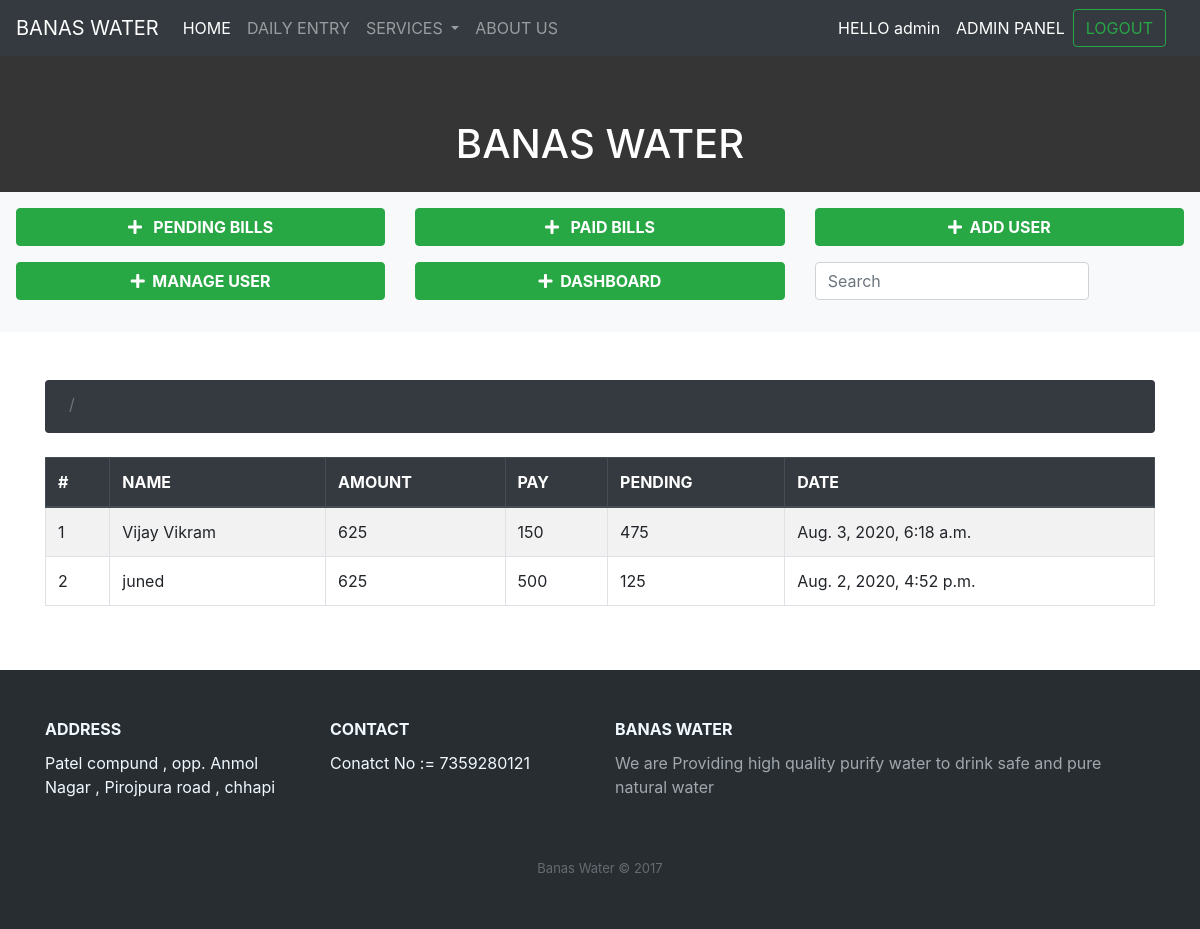
/banasadmin/paidbilladmin/ (signed in), run on an earlier commit of the app's database.
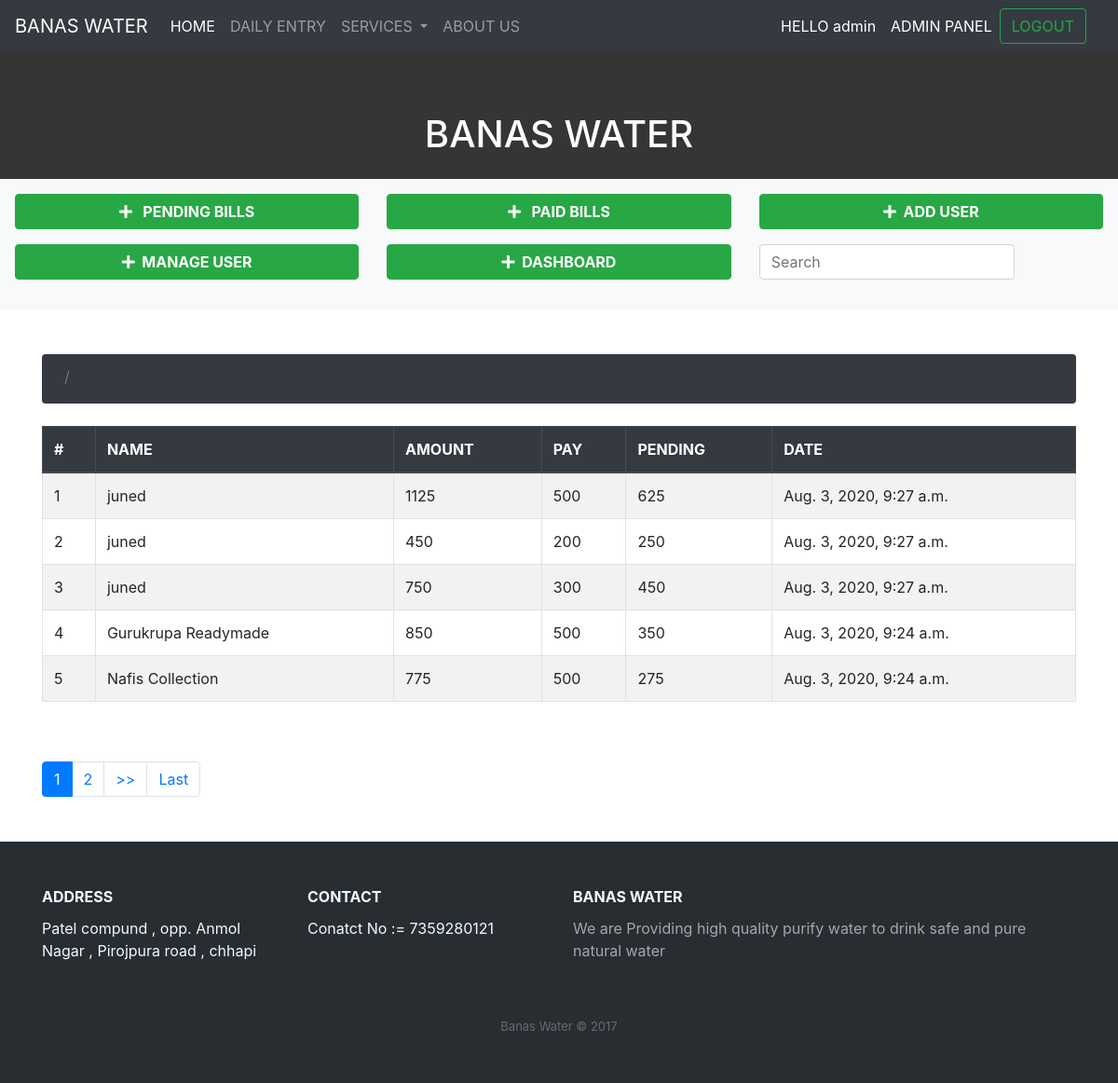
And on a later commit of the database.
### banasadmin/models.py (models this page shows)
class Payment(models.Model):
    name = models.CharField(max_length=100)
    amount = models.IntegerField()
    pay = models.IntegerField()
    pending = models.IntegerField()
    date_payed = models.DateTimeField(auto_now_add=True)

### pages/decoraters.py (the view)
        def wrapper_func(request,*args,**kwargs):
            group = None
            if request.user.groups.exists():
                group = request.user.groups.all()[0].name
            if group in allowed_roles:
                return view_fuc(request,*args, **kwargs)
            else:
                return render(request,'pages/404page.html')

### banasadmin/views.py (called while the page is built)
@login_required(login_url='login')
@allowed_users(allowed_roles=['admin'])
def paidbilladmin(request):
    billdata = Payment.objects.all().order_by('-id')
    paginator = Paginator(billdata, 5, orphans=0)
    is_paginated = True if paginator.num_pages > 1 else False
    page = request.GET.get('page') or 1
    try:
        current_page = paginator.page(page)
    except InvalidPage as e:
        messages.error(request, str(e))
        current_page = paginator.page(1)
    context = {
        'current_page': current_page,
        'is_paginated': is_paginated,
        'paginator': paginator
    }
    return render(request,'banasadmin/paidbilladmin.html',context)

### pages/decoraters.py (called while the page is built)
def allowed_users(allowed_roles=[]):
    def decorator(view_fuc):
        def wrapper_func(request,*args,**kwargs):
            group = None
            if request.user.groups.exists():
                group = request.user.groups.all()[0].name
            if group in allowed_roles:
                return view_fuc(request,*args, **kwargs)
            else:
                return render(request,'pages/404page.html')
        return wrapper_func
    return decorator

### banasadmin/templates/banasadmin/paidbilladmin.html (shortened to what this page needs)
{% extends 'banasadmin/pagination.html' %}
{% block table_header %}
    <th>#</th>
    <th>NAME</th>
    <th>AMOUNT</th>
    <th>PAY</th>
    <th>PENDING</th>
    <th>DATE</th>
{% endblock table_header %}
{% block table_data %}
    <td>{{ current_page.start_index|add:forloop.counter0 }}</td>
    <td>{{a.name}}</td>
    <td>{{a.amount}}</td>
    <td>{{a.pay}}</td>
    <td>{{a.pending}}</td>
    <td>{{a.date_payed}}</td>
{% endblock table_data %}

### banasadmin/templates/banasadmin/pagination.html (shortened to what this page needs)
{% extends 'pages/base.html' %}
{% block content %}
<div class=" py-3 text-white" style="background-color: #343534">
      <h1>&nbsp;&nbsp;<center>BANAS WATER</center></h1>
    </div>
    <div class="bg-light p-3">
    <div class="row">
       <div class="col-md-4">
         <a href="{% url 'pendingadmin' %}" class="btn btn-success d-block font-weight-bold mb-3">
          <i class="fas fa-plus"></i> &nbsp; PENDING BILLS</a>
       </div>
       <div class="col-md-4">
         <a href="{% url 'paidbilladmin' %}" class="btn btn-success d-block font-weight-bold mb-3">
          <i class="fas fa-plus"></i> &nbsp; PAID BILLS</a>
       </div>
       <div class="col-md-4">
         <a href="{% url 'addcustomer' %}" class="btn btn-success d-block font-weight-bold mb-3">
          <i class="fas fa-plus"></i> &nbsp;ADD USER</a>
       </div>
       <div class="col-md-4">
         <a href="{% url 'manageuser' %}" class="btn btn-success d-block font-weight-bold mb-3">
          <i class="fas fa-plus"></i> &nbsp;MANAGE USER</a>
       </div>
        <div class="col-md-4">
         <a href="{% url 'billadmin' %}" class="btn btn-success d-block font-weight-bold mb-3">
          <i class="fas fa-plus"></i> &nbsp;DASHBOARD</a>
       </div>
       <div class="col-md-4">
       <form class="form-inline my-2 my-lg-0" method="GET">
        <input class="form-control mr-sm-2" type="text" placeholder="Search" value="{{request.get.q}}" aria-label="Search" name="q">
    </form>
    </div>
    </div>
  </div>
<div class="container mt-5">
    <nav aria-label="breadcrumb" class="mb-4 ">
        <ol class="breadcrumb  bg-dark" style="height: 53px;">
          <li class="breadcrumb-item active text-white " aria-current="page">
          <li class="breadcrumb-item">
          </li>
        </ol>
      </nav>
    <div class="table-responsive">
    <table class="table table-striped thead-dark table-bordered table">
        <thead class="thead-dark">
          <tr>
{% block table_header %}
{% endblock table_header %}
          </tr>
        </thead>
        <tbody>
            {% for a in current_page %}
          <tr>
{% block table_data %}
{% endblock table_data %}
          </tr>
          {% endfor %}
         </tbody>
      </table>
    </div>
      {% if is_paginated %}
      <nav class="my-5">
        <ul class="pagination ">
          {% for page in paginator.page_range %}
          <li class="page-item {% if page == current_page.number %}active{% endif %}">
            <a class="page-link" href="?page={{ page }}">{{ page }}</a>
          </li>
          {% endfor %}
          {% if current_page.has_next %}
          <li class="page-item"><a class="page-link" href="?page={{ current_page.next_page_number }}">>></a></li>
          <li class="page-item"><a class="page-link" href="?page={{ current_page.paginator.num_pages }}">Last</a></li>
          {% endif %}
        </ul>
      </nav>
  {% endif %}
</div>
{% endblock content %}

What changed in the data, as far as the page shows it:
no longer on this page (row unchanged): Payment: start_index|add "1", name "Vijay Vikram", amount "625", pay "150", pending "475", date_payed "Aug. 3, 2020, 6:18 a.m."
no longer on this page (row unchanged): Payment: start_index|add "2", name "juned", amount "625", pay "500", pending "125", date_payed "Aug. 2, 2020, 4:52 p.m."
added Payment: start_index|add "1", name "juned", amount "1125", pay "500", pending "625", date_payed "Aug. 3, 2020, 9:27 a.m."
added Payment: start_index|add "2", name "juned", amount "450", pay "200", pending "250", date_payed "Aug. 3, 2020, 9:27 a.m."
added Payment: start_index|add "3", name "juned", amount "750", pay "300", pending "450", date_payed "Aug. 3, 2020, 9:27 a.m."
added Payment: start_index|add "4", name "Gurukrupa Readymade", amount "850", pay "500", pending "350", date_payed "Aug. 3, 2020, 9:24 a.m."
added Payment: start_index|add "5", name "Nafis Collection", amount "775", pay "500", pending "275", date_payed "Aug. 3, 2020, 9:24 a.m."
Also different on the page:
new list line: "1"
new list line: "2"
text now shown: ">> Last"
